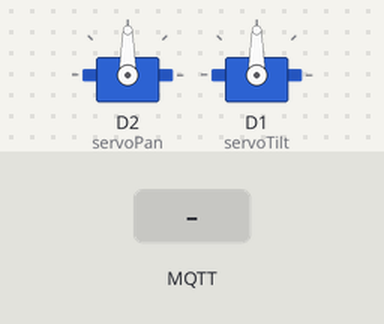
Bench run of a sketch on a simulated ESP8266 (NodeMCU). Shown: 2 × servo. The inputs (shaded band) are chosen by the test bench. WiFi joins after 1.5 s; servers stay silent unless stated; no MQTT or app messages arrive unless stated; what the sketch prints to the serial monitor is not drawn.

Above: at 2.7 s.
2.8 s: MQTT message "5" arrives on the first subscribed topic
At 3.9 s:
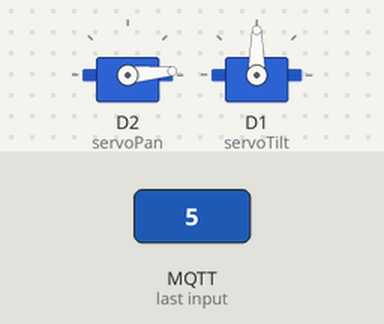
4.3 s: MQTT message "200" arrives on the first subscribed topic
At 5.5 s:
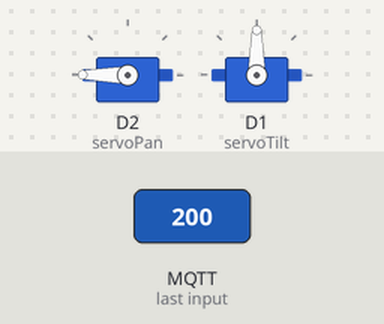
5.8 s: MQTT message "90" arrives on the first subscribed topic
At 6.2 s:
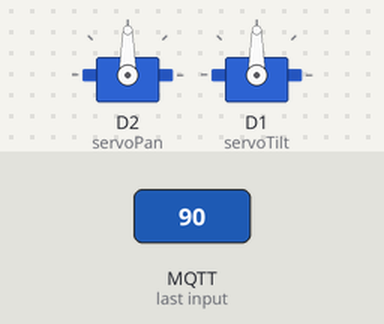
Timing chart, 0 to 8.8 s (numbered marks = the images above; inputs shaded):
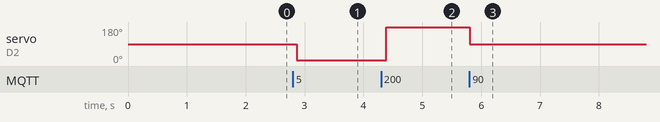

Measured:
- after the input at 2.8 s, servo on D2 (servoPan): 90° → 5° after 0.07 s
- after the input at 4.3 s, servo on D2 (servoPan): 5° → 180° after 0.08 s
- after the input at 5.8 s, servo on D2 (servoPan): 180° → 90° at once

The sketch:

MultipleServoESP.ino
```cpp
/*
 Basic ESP8266 MQTT example
 This sketch demonstrates the capabilities of the pubsub library in combination
 with the ESP8266 board/library.
 It connects to an MQTT server then:
  - publishes "hello world" to the topic "  " every two seconds
  - subscribes to the topic "inTopic", printing out any messages
    it receives. NB - it assumes the received payloads are strings not binary
  - If the first character of the topic "inTopic" is an 1, switch ON the ESP Led,
    else switch it off
 It will reconnect to the server if the connection is lost using a blocking
 reconnect function. See the 'mqtt_reconnect_nonblocking' example for how to
 achieve the same result without blocking the main loop.
 To install the ESP8266 board, (using Arduino 1.6.4+):
  - Add the following 3rd party board manager under "File -> Preferences -> Additional Boards Manager URLs":
       http://arduino.esp8266.com/stable/package_esp8266com_index.json
  - Open the "Tools -> Board -> Board Manager" and click install for the ESP8266"
  - Select your ESP8266 in "Tools -> Board"

    More information about projects PDAControl
    Mas informacion sobre proyectos PDAControl
    Blog PDAControl English   http://pdacontrolenglish.blogspot.com.co/
    Blog PDAControl Espanol   http://pdacontrol.blogspot.com.co/
    Channel  Youtube          https://www.youtube.com/c/JhonValenciaPDAcontrol/videos
*/

#include <ESP8266WiFi.h>
#include <PubSubClient.h>


///https://github.com/milesburton/Arduino-Temperature-Control-Library
//#include <OneWire.h>

#include <Servo.h>
Servo servoPan;
Servo servoTilt;
// Update these with values suitable for your network.

const char* ssid = "Rogers56600";
const char* password = "88CDFRogers";
const char* mqtt_server = "192.168.0.12";    ///broker MQTT

WiFiClient espClient;
PubSubClient client(espClient);
long lastMsg = 0;
char msg[50];
int value = 0;

void setup() {

  Serial.begin(115200);
   servoPan.attach(D2);
   servoTilt.attach(D1);
  setup_wifi();
  client.setServer(mqtt_server, 1883);
  client.setCallback(callback);
}

void setup_wifi() {

  delay(10);
  // We start by connecting to a WiFi network
  Serial.println();
  Serial.print("Connecting to ");
  Serial.println(ssid);

  WiFi.begin(ssid, password);

  while (WiFi.status() != WL_CONNECTED) {
    delay(500);
    Serial.print(".");
  }

  Serial.println("");
  Serial.println("WiFi connected");
  Serial.println("IP address: ");
  Serial.println(WiFi.localIP());
}

void callback(char* topic, byte* payload, unsigned int length) {
   String string;

  Serial.print("Message arrived [");
  Serial.print(topic);
  Serial.print("] ");
  for (int i = 0; i < length; i++) {
   // Serial.print((char)payload[i]);
     string+=((char)payload[i]);
  }

    Serial.print(string);

if ((String)topic == "home/nodered/jarvis/head/pan"){        // Pan
    Serial.print(" 2 ");
   int posPan = string.toInt();
   Serial.println(posPan);
    servoPan.write(posPan);
    delay(15);
}
 else if ((String)topic == "home/nodered/set/head/tilt"){   // Tilt
     Serial.print(" 1 ");
   int posTilt = string.toInt();
   Serial.println(posTilt);
    servoTilt.write(posTilt);
    delay(15);
 }
  else if ((String)topic == "home/nodered/set/eyes/pan"){   // Tilt
   int eyepan = string.toInt();
      Serial.println("eye");
      servoTilt.write(eyepan);
      delay(15);
 }
}// END CALLBACK

void reconnect() {
  // Loop until we're reconnected
  while (!client.connected()) {
    Serial.print("Attempting MQTT connection...");
    // Attempt to connect
    if (client.connect("ESP8266Client")) {

      Serial.println("connected");
      client.subscribe("home/nodered/jarvis/head/pan");
      client.subscribe("home/nodered/jarvis/head/tilt");
      client.subscribe("home/nodered/jarvis/eye/pan");
    } else {
      Serial.print("failed, rc=");
      Serial.print(client.state());
      Serial.println(" try again in 5 seconds");
      // Wait 5 seconds before retrying
      delay(5000);
    }
  }
}
void loop() {

  if (!client.connected()) {
    reconnect();
  }
  client.loop();
 delay(100);

}
```
